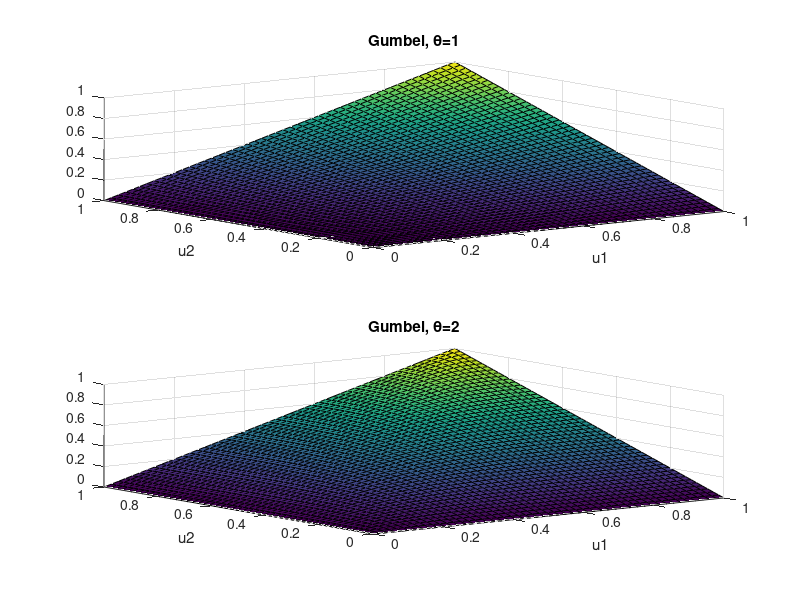
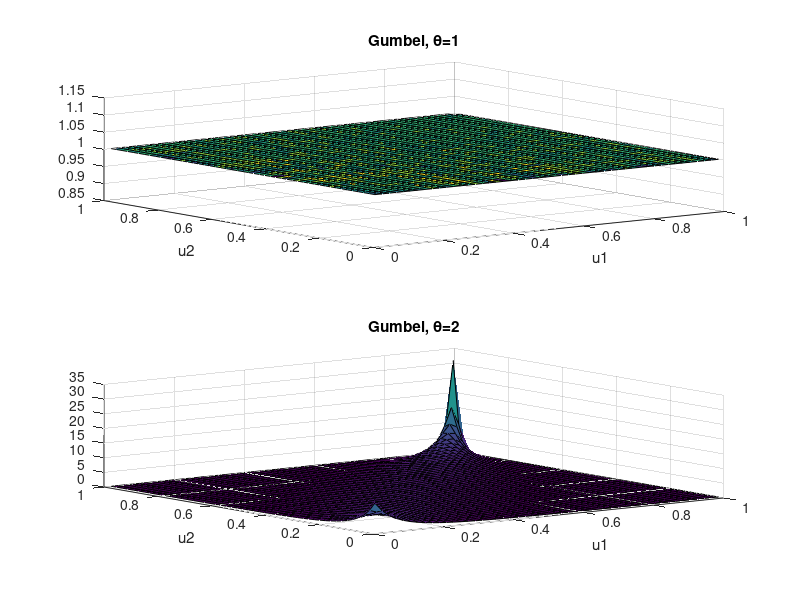

Here is the MATLAB script that generated these plots, in order: (Note: this script raises an error after producing the figures.)
% Question1
% graph the 2d gumbel copula with theta1=1 theta2=2
clear all
close all
u = linspace(0,1,50);
[u1,u2]=meshgrid(u,u);
theta1 = 1;
theta2 = 3;
y1 = copulacdf('Gumbel',[u1(:),u2(:)],theta1);
y2 = copulacdf('Gumbel',[u1(:),u2(:)],theta2);

figure(1)
subplot(2,1,1)
surf(u1,u2,reshape(y1,50,50))
title('Gumbel, \theta=1')
xlabel('u1')
ylabel('u2')
subplot(2,1,2)
surf(u1,u2,reshape(y2,50,50))
title('Gumbel, \theta=2')
xlabel('u1')
ylabel('u2')

% Question 1 b)
% Graph the density of a Gumbel copula with theta 1,2

y3 = copulapdf('Gumbel',[u1(:),u2(:)],theta1);
y4 = copulapdf('Gumbel',[u1(:),u2(:)],theta2);
figure(2)
subplot(2,1,1)
surf(u1,u2,reshape(y3,50,50))
title('Gumbel, \theta=1')
xlabel('u1')
ylabel('u2')
subplot(2,1,2)
surf(u1,u2,reshape(y4,50,50))
title('Gumbel, \theta=2')
xlabel('u1')
ylabel('u2')

% Question 1 c)
% Generate 500 pairs of numbers from the Gumbel Copula

n = 500;
U3 = copularnd('Gumbel',theta1,n)
U4 = copularnd('Gumbel',theta2,n)
figure(3)
subplot(2,1,1)
plot(U3(:,1),U3(:,2),'.')
title('Gumbel, \theta=1')
xlabel('u1')
ylabel('u2')
subplot(2,1,2)
plot(U4(:,1),U4(:,2),'.')
title('Gumbel, \theta=2')
xlabel('u1')
ylabel('u2')

%Q2a
%Generate 500 points from a Gaussian copula
%with marginal uniform cdf.
%rho = 0.7
rho = 0.7;
rng('default')
U1 = copularnd('Gaussian',[1,rho;rho,1],n);
figure(4)
subplot(2,1,1)
plot(U1(:,1),U1(:,2),'.')
rho = -0.7;
rng('default')
U2 = copularnd('Gaussian',[1,rho;rho,1],n);
figure(4)
subplot(2,1,2)
plot(U2(:,1),U2(:,2),'.')

%Q2b
%generate 500 points from gaussian copula
%with exponential marginals

rho1=0.7;
Z = mvnrnd([0,0],[1,rho1;rho1,1],n);
U = normcdf(Z);
X = [expinv(U(:,1),1),expinv(U(:,2),1)];
figure(5)
scatterhist(X(:,1),X(:,2),'Direction','Out')

%Q3
%load stockreturns.mat
%a) plot scatterplot
load stockreturns
x = stocks(:,1);
y = stocks(:,2);
figure(6)
scatterhist(x,y)
%b) rescale the data to have uniformly distributed marginals from [0,1]
u = ksdensity(x,x,'function','cdf');
v = ksdensity(y,y,'function','cdf');
figure(7)
scatterhist(u,v)

%c) fit a t-student copula to the data
%maximum likelihood method
[rho,nu]=copulafit('t',[u,v],'Method','ApproximateML')
